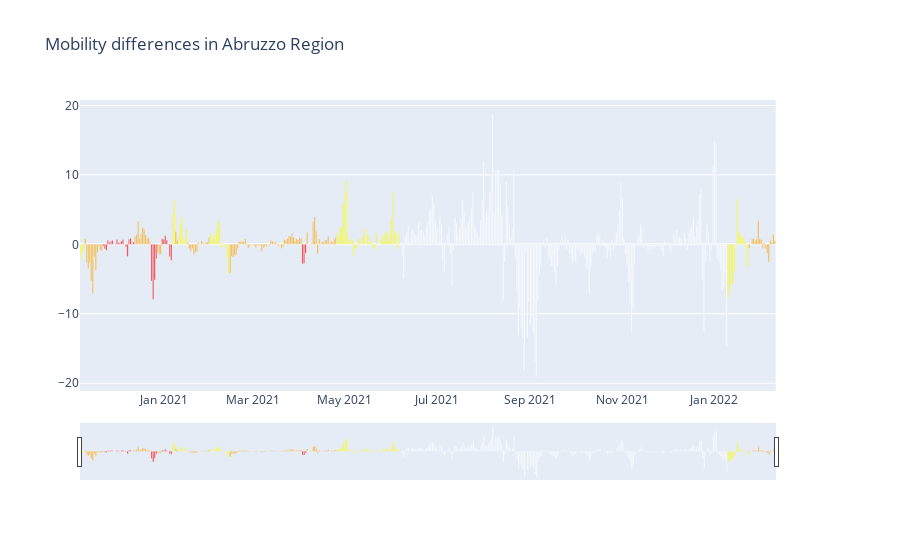
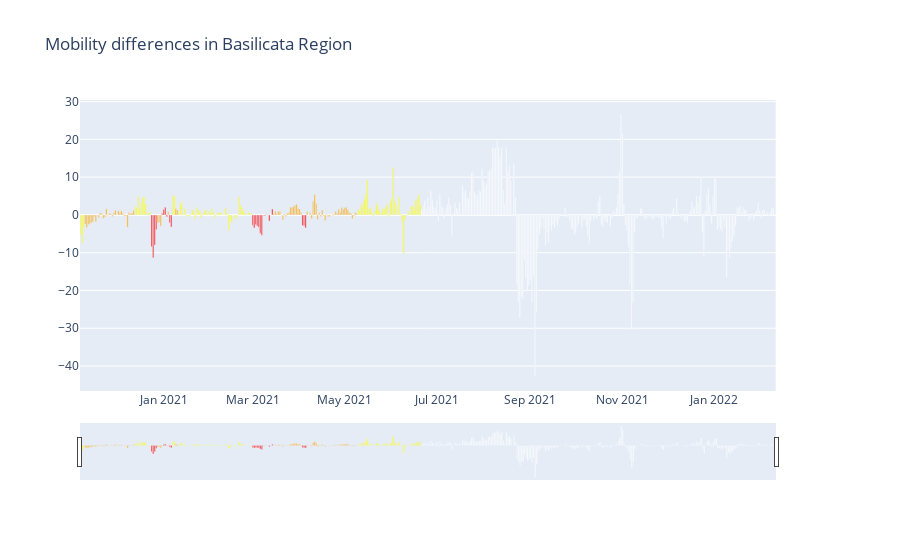
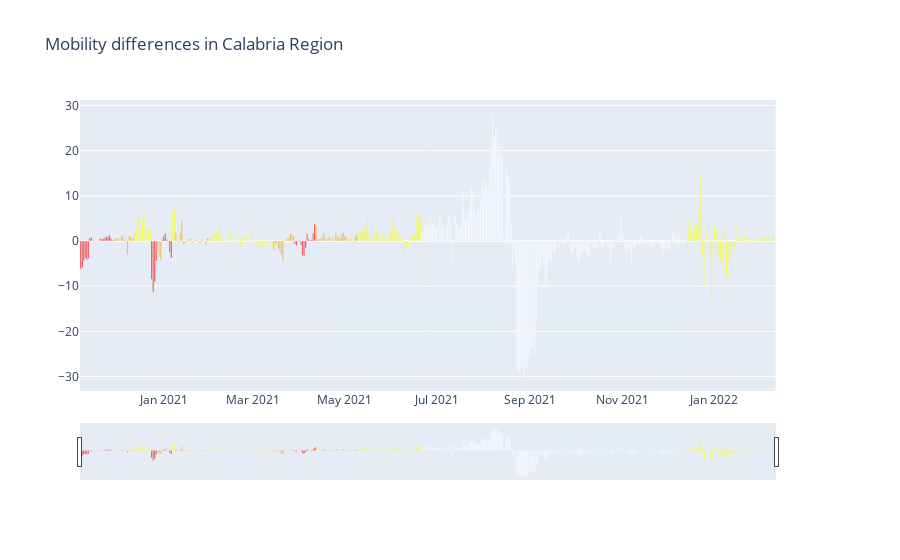
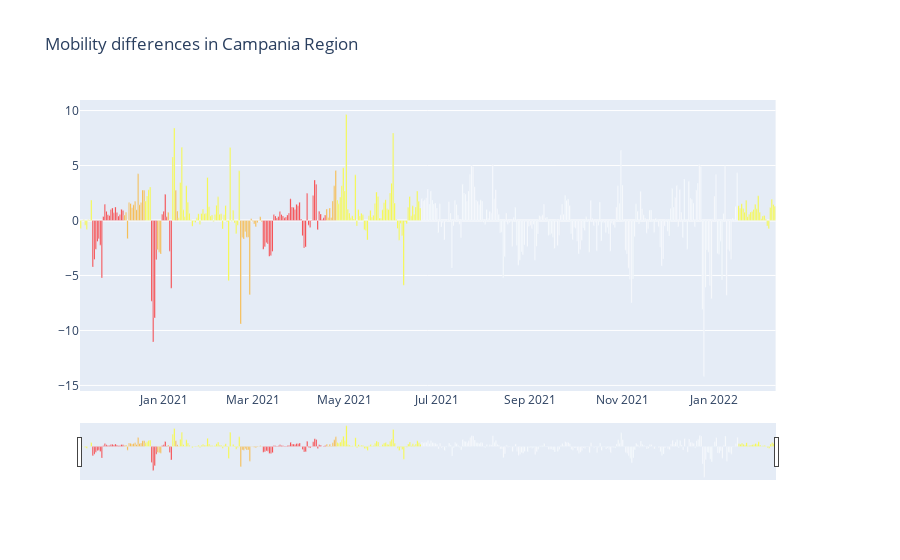

Notebook code for these charts, in order:
### Code cell
from plotly.subplots import make_subplots

for region in actual_regions:

    df_mob = applyfilter(df_amd, {"region" : [region_dict[region]]}).iloc[:, 2:]
    df_col = applyfilter(colors, {'denominazione_regione' : [region]})
    # we are not interested in incidence here since we want to see the relation between mobility and colors

    translate = {'bianco'    : 'white',
                'giallo'    : 'yellow',
                'arancione' : 'orange',
                'rosso'     : 'red'}

    color_list = [translate[col] for col in df_col.colore.values] # it's the time sequence without dates of colors
    start_date = df_col.iloc[0,0] # it's the start day of restrictions in Abruzzo, the six of november the same for each region
    end_date   = dates_str_amd[-1] # the end of the dataframe is set to the 10th of february 2022
    slice_mob, mask_mob = from_to(dates_str_amd, start_date, end_date) # slice mob is  just the slice in the time window that 
    # indicates the start and stop point of the time series. mask mob is the np.arange(slice_mob.start,slice_mob.stop) useful
    # for selecting those elements falling into the slice mob range 
    slice_col, mask_col = from_to(df_col.data.values, start_date, end_date)

    fig = make_subplots(specs=[[{"secondary_y": True}]])
    fig.add_trace(go.Bar(x=dates_datetime_amd[slice_mob][1:], y = (df_mob.iloc[0,mask_mob[1:]]).values - (df_mob.iloc[0,mask_mob[:-1]]).values,
                marker_color=color_list[slice_col][1:]), secondary_y=False)
    fig.update_layout(title = ('Mobility differences in {}'.format(region_dict[region])))
    fig.update_xaxes(rangeslider_visible=True)
    fig.update_yaxes(fixedrange=False)
    fig.show()

### Figure 1 — Plotly figure (JSON) as saved in the notebook; plotly's stock layout.template omitted (floating-point values rounded to 4 significant figures; data arrays with more than 128 entries replaced by an {"elided": "..."} marker saying what was removed)
{"data": [{"marker": {"color": {"elided": "461 str values"}}, "type": "bar", "x": {"elided": "461 str values"}, "xaxis": "x", "y": {"elided": "461 float values"}, "yaxis": "y"}], "layout": {"title": {"text": "Mobility differences in Abruzzo Region"}, "xaxis": {"anchor": "y", "domain": [0, 0.94], "rangeslider": {"visible": true}}, "yaxis": {"anchor": "x", "domain": [0, 1], "fixedrange": false}, "yaxis2": {"anchor": "x", "fixedrange": false, "overlaying": "y", "side": "right"}}}

### Figure 2 — Plotly figure (JSON) as saved in the notebook; plotly's stock layout.template omitted (floating-point values rounded to 4 significant figures; data arrays with more than 128 entries replaced by an {"elided": "..."} marker saying what was removed)
{"data": [{"marker": {"color": {"elided": "461 str values"}}, "type": "bar", "x": {"elided": "461 str values"}, "xaxis": "x", "y": {"elided": "461 float values"}, "yaxis": "y"}], "layout": {"title": {"text": "Mobility differences in Basilicata Region"}, "xaxis": {"anchor": "y", "domain": [0, 0.94], "rangeslider": {"visible": true}}, "yaxis": {"anchor": "x", "domain": [0, 1], "fixedrange": false}, "yaxis2": {"anchor": "x", "fixedrange": false, "overlaying": "y", "side": "right"}}}

### Figure 3 — Plotly figure (JSON) as saved in the notebook; plotly's stock layout.template omitted (floating-point values rounded to 4 significant figures; data arrays with more than 128 entries replaced by an {"elided": "..."} marker saying what was removed)
{"data": [{"marker": {"color": {"elided": "461 str values"}}, "type": "bar", "x": {"elided": "461 str values"}, "xaxis": "x", "y": {"elided": "461 float values"}, "yaxis": "y"}], "layout": {"title": {"text": "Mobility differences in Calabria Region"}, "xaxis": {"anchor": "y", "domain": [0, 0.94], "rangeslider": {"visible": true}}, "yaxis": {"anchor": "x", "domain": [0, 1], "fixedrange": false}, "yaxis2": {"anchor": "x", "fixedrange": false, "overlaying": "y", "side": "right"}}}

### Figure 4 — Plotly figure (JSON) as saved in the notebook; plotly's stock layout.template omitted (floating-point values rounded to 4 significant figures; data arrays with more than 128 entries replaced by an {"elided": "..."} marker saying what was removed)
{"data": [{"marker": {"color": {"elided": "461 str values"}}, "type": "bar", "x": {"elided": "461 str values"}, "xaxis": "x", "y": {"elided": "461 float values"}, "yaxis": "y"}], "layout": {"title": {"text": "Mobility differences in Campania Region"}, "xaxis": {"anchor": "y", "domain": [0, 0.94], "rangeslider": {"visible": true}}, "yaxis": {"anchor": "x", "domain": [0, 1], "fixedrange": false}, "yaxis2": {"anchor": "x", "fixedrange": false, "overlaying": "y", "side": "right"}}}
